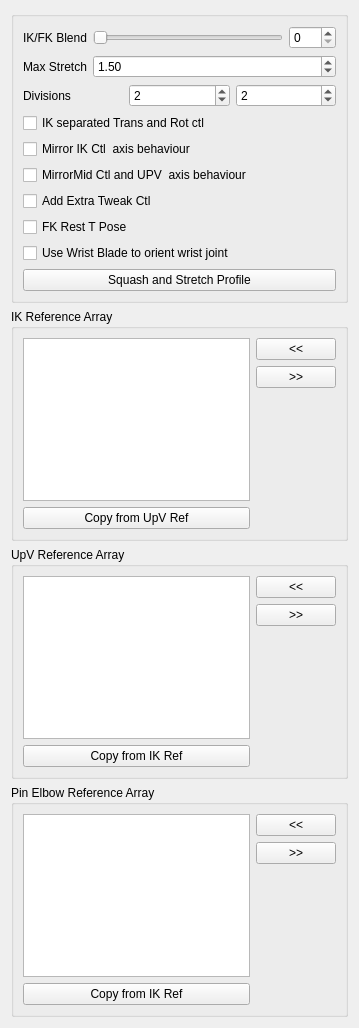
<?xml version="1.0" encoding="UTF-8"?>
<ui version="4.0">
 <class>Form</class>
 <widget class="QWidget" name="Form">
  <property name="geometry">
   <rect>
    <x>0</x>
    <y>0</y>
    <width>359</width>
    <height>1028</height>
   </rect>
  </property>
  <property name="windowTitle">
   <string>Form</string>
  </property>
  <layout class="QGridLayout" name="gridLayout">
   <item row="0" column="0">
    <widget class="QGroupBox" name="groupBox">
     <property name="title">
      <string/>
     </property>
     <layout class="QGridLayout" name="gridLayout_2">
      <item row="0" column="0">
       <layout class="QVBoxLayout" name="verticalLayout">
        <item>
         <layout class="QFormLayout" name="formLayout">
          <property name="fieldGrowthPolicy">
           <enum>QFormLayout::AllNonFixedFieldsGrow</enum>
          </property>
          <item row="0" column="0">
           <widget class="QLabel" name="ikfk_label">
            <property name="text">
             <string>IK/FK Blend</string>
            </property>
           </widget>
          </item>
          <item row="0" column="1">
           <layout class="QHBoxLayout" name="horizontalLayout_3">
            <item>
             <widget class="QSlider" name="ikfk_slider">
              <property name="minimumSize">
               <size>
                <width>0</width>
                <height>15</height>
               </size>
              </property>
              <property name="maximum">
               <number>100</number>
              </property>
              <property name="orientation">
               <enum>Qt::Horizontal</enum>
              </property>
             </widget>
            </item>
            <item>
             <widget class="QSpinBox" name="ikfk_spinBox">
              <property name="maximum">
               <number>100</number>
              </property>
             </widget>
            </item>
           </layout>
          </item>
          <item row="1" column="0">
           <widget class="QLabel" name="maxStretch_label">
            <property name="sizePolicy">
             <sizepolicy hsizetype="MinimumExpanding" vsizetype="MinimumExpanding">
              <horstretch>0</horstretch>
              <verstretch>0</verstretch>
             </sizepolicy>
            </property>
            <property name="text">
             <string>Max Stretch</string>
            </property>
           </widget>
          </item>
          <item row="1" column="1">
           <widget class="QDoubleSpinBox" name="maxStretch_spinBox">
            <property name="sizePolicy">
             <sizepolicy hsizetype="MinimumExpanding" vsizetype="Fixed">
              <horstretch>0</horstretch>
              <verstretch>0</verstretch>
             </sizepolicy>
            </property>
            <property name="minimum">
             <double>1.000000000000000</double>
            </property>
            <property name="value">
             <double>1.500000000000000</double>
            </property>
           </widget>
          </item>
         </layout>
        </item>
        <item>
         <layout class="QHBoxLayout" name="horizontalLayout">
          <item>
           <widget class="QLabel" name="divisions_label">
            <property name="text">
             <string>Divisions</string>
            </property>
           </widget>
          </item>
          <item>
           <widget class="QSpinBox" name="div0_spinBox">
            <property name="minimum">
             <number>0</number>
            </property>
            <property name="value">
             <number>2</number>
            </property>
           </widget>
          </item>
          <item>
           <widget class="QSpinBox" name="div1_spinBox">
            <property name="minimum">
             <number>0</number>
            </property>
            <property name="value">
             <number>2</number>
            </property>
           </widget>
          </item>
         </layout>
        </item>
        <item>
         <widget class="QCheckBox" name="ikTR_checkBox">
          <property name="text">
           <string>IK separated Trans and Rot ctl</string>
          </property>
         </widget>
        </item>
        <item>
         <widget class="QCheckBox" name="mirrorIK_checkBox">
          <property name="toolTip">
           <string extracomment="This option set the axis of the mid CTL (elbow) and the up vector control to move in a mirror behaviour ">This option set the axis of the mid CTL (elbow) and the up vector control to move in a mirror behaviour </string>
          </property>
          <property name="statusTip">
           <string extracomment="This option set the axis of the mid CTL (elbow) and the up vector control to move in a mirror behaviour ">This option set the axis of the mid CTL (elbow) and the up vector control to move in a mirror behaviour </string>
          </property>
          <property name="whatsThis">
           <string>This option set the axis of the mid CTL (elbow) and the up vector control to move in a mirror behaviour </string>
          </property>
          <property name="text">
           <string>Mirror IK Ctl  axis behaviour</string>
          </property>
         </widget>
        </item>
        <item>
         <widget class="QCheckBox" name="mirrorMid_checkBox">
          <property name="toolTip">
           <string extracomment="This option set the axis of the mid CTL (elbow) and the up vector control to move in a mirror behaviour ">This option set the axis of the mid CTL (elbow) and the up vector control to move in a mirror behaviour </string>
          </property>
          <property name="statusTip">
           <string extracomment="This option set the axis of the mid CTL (elbow) and the up vector control to move in a mirror behaviour ">This option set the axis of the mid CTL (elbow) and the up vector control to move in a mirror behaviour </string>
          </property>
          <property name="whatsThis">
           <string>This option set the axis of the mid CTL (elbow) and the up vector control to move in a mirror behaviour </string>
          </property>
          <property name="text">
           <string>MirrorMid Ctl and UPV  axis behaviour</string>
          </property>
         </widget>
        </item>
        <item>
         <widget class="QCheckBox" name="extraTweak_checkBox">
          <property name="toolTip">
           <string extracomment="This option set the axis of the mid CTL (elbow) and the up vector control to move in a mirror behaviour ">This option set the axis of the mid CTL (elbow) and the up vector control to move in a mirror behaviour </string>
          </property>
          <property name="statusTip">
           <string extracomment="This option set the axis of the mid CTL (elbow) and the up vector control to move in a mirror behaviour ">This option set the axis of the mid CTL (elbow) and the up vector control to move in a mirror behaviour </string>
          </property>
          <property name="whatsThis">
           <string>This option set the axis of the mid CTL (elbow) and the up vector control to move in a mirror behaviour </string>
          </property>
          <property name="text">
           <string>Add Extra Tweak Ctl</string>
          </property>
         </widget>
        </item>
        <item>
         <widget class="QCheckBox" name="TPoseRest_checkBox">
          <property name="toolTip">
           <string extracomment="This option set the axis of the mid CTL (elbow) and the up vector control to move in a mirror behaviour ">&lt;html&gt;&lt;head/&gt;&lt;body&gt;&lt;p&gt;If checked, the Rest pose for  FK controls will be in T Pose&lt;/p&gt;&lt;/body&gt;&lt;/html&gt;</string>
          </property>
          <property name="statusTip">
           <string extracomment="This option set the axis of the mid CTL (elbow) and the up vector control to move in a mirror behaviour ">This option set the axis of the mid CTL (elbow) and the up vector control to move in a mirror behaviour </string>
          </property>
          <property name="whatsThis">
           <string>This option set the axis of the mid CTL (elbow) and the up vector control to move in a mirror behaviour </string>
          </property>
          <property name="text">
           <string>FK Rest T Pose</string>
          </property>
         </widget>
        </item>
        <item>
         <widget class="QCheckBox" name="useBlade_checkBox">
          <property name="toolTip">
           <string>&lt;html&gt;&lt;head/&gt;&lt;body&gt;&lt;p&gt;If checked, will use a blade to control the wrist joint orientation. This doesn't affect the controls that are align with the arm plane.&lt;/p&gt;&lt;/body&gt;&lt;/html&gt;</string>
          </property>
          <property name="statusTip">
           <string extracomment="This option set the axis of the mid CTL (elbow) and the up vector control to move in a mirror behaviour "/>
          </property>
          <property name="whatsThis">
           <string/>
          </property>
          <property name="text">
           <string>Use Wrist Blade to orient wrist joint</string>
          </property>
         </widget>
        </item>
        <item>
         <layout class="QHBoxLayout" name="horizontalLayout_2">
          <item>
           <widget class="QPushButton" name="squashStretchProfile_pushButton">
            <property name="text">
             <string>Squash and Stretch Profile</string>
            </property>
           </widget>
          </item>
         </layout>
        </item>
       </layout>
      </item>
     </layout>
    </widget>
   </item>
   <item row="1" column="0">
    <widget class="QGroupBox" name="ikRefArray_groupBox">
     <property name="title">
      <string>IK Reference Array</string>
     </property>
     <layout class="QGridLayout" name="gridLayout_3">
      <item row="0" column="0">
       <layout class="QHBoxLayout" name="ikRefArray_horizontalLayout">
        <item>
         <layout class="QVBoxLayout" name="ikRefArray_verticalLayout_1">
          <item>
           <widget class="QListWidget" name="ikRefArray_listWidget">
            <property name="dragDropOverwriteMode">
             <bool>true</bool>
            </property>
            <property name="dragDropMode">
             <enum>QAbstractItemView::InternalMove</enum>
            </property>
            <property name="defaultDropAction">
             <enum>Qt::MoveAction</enum>
            </property>
            <property name="alternatingRowColors">
             <bool>true</bool>
            </property>
            <property name="selectionMode">
             <enum>QAbstractItemView::ExtendedSelection</enum>
            </property>
            <property name="selectionRectVisible">
             <bool>false</bool>
            </property>
           </widget>
          </item>
          <item>
           <widget class="QPushButton" name="ikRefArray_copyRef_pushButton">
            <property name="text">
             <string>Copy from UpV Ref</string>
            </property>
           </widget>
          </item>
         </layout>
        </item>
        <item>
         <layout class="QVBoxLayout" name="ikRefArray_verticalLayout_2">
          <item>
           <widget class="QPushButton" name="ikRefArrayAdd_pushButton">
            <property name="text">
             <string>&lt;&lt;</string>
            </property>
           </widget>
          </item>
          <item>
           <widget class="QPushButton" name="ikRefArrayRemove_pushButton">
            <property name="text">
             <string>&gt;&gt;</string>
            </property>
           </widget>
          </item>
          <item>
           <spacer name="ikRefArray_verticalSpacer">
            <property name="orientation">
             <enum>Qt::Vertical</enum>
            </property>
            <property name="sizeHint" stdset="0">
             <size>
              <width>20</width>
              <height>40</height>
             </size>
            </property>
           </spacer>
          </item>
         </layout>
        </item>
       </layout>
      </item>
     </layout>
    </widget>
   </item>
   <item row="2" column="0">
    <widget class="QGroupBox" name="upvRefArray_groupBox">
     <property name="title">
      <string>UpV Reference Array</string>
     </property>
     <layout class="QGridLayout" name="gridLayout_5">
      <item row="0" column="0">
       <layout class="QHBoxLayout" name="upvRefArray_horizontalLayout">
        <item>
         <layout class="QVBoxLayout" name="upvRefArray_verticalLayout_1">
          <item>
           <widget class="QListWidget" name="upvRefArray_listWidget">
            <property name="dragDropOverwriteMode">
             <bool>true</bool>
            </property>
            <property name="dragDropMode">
             <enum>QAbstractItemView::InternalMove</enum>
            </property>
            <property name="defaultDropAction">
             <enum>Qt::MoveAction</enum>
            </property>
            <property name="alternatingRowColors">
             <bool>true</bool>
            </property>
            <property name="selectionMode">
             <enum>QAbstractItemView::ExtendedSelection</enum>
            </property>
            <property name="selectionRectVisible">
             <bool>false</bool>
            </property>
           </widget>
          </item>
          <item>
           <widget class="QPushButton" name="upvRefArray_copyRef_pushButton">
            <property name="text">
             <string>Copy from IK Ref</string>
            </property>
           </widget>
          </item>
         </layout>
        </item>
        <item>
         <layout class="QVBoxLayout" name="upvRefArray_verticalLayout_2">
          <item>
           <widget class="QPushButton" name="upvRefArrayAdd_pushButton">
            <property name="text">
             <string>&lt;&lt;</string>
            </property>
           </widget>
          </item>
          <item>
           <widget class="QPushButton" name="upvRefArrayRemove_pushButton">
            <property name="text">
             <string>&gt;&gt;</string>
            </property>
           </widget>
          </item>
          <item>
           <spacer name="upvRefArray_verticalSpacer">
            <property name="orientation">
             <enum>Qt::Vertical</enum>
            </property>
            <property name="sizeHint" stdset="0">
             <size>
              <width>20</width>
              <height>40</height>
             </size>
            </property>
           </spacer>
          </item>
         </layout>
        </item>
       </layout>
      </item>
     </layout>
    </widget>
   </item>
   <item row="3" column="0">
    <widget class="QGroupBox" name="pinRefArray_groupBox">
     <property name="title">
      <string>Pin Elbow Reference Array</string>
     </property>
     <layout class="QGridLayout" name="gridLayout_4">
      <item row="0" column="0">
       <layout class="QHBoxLayout" name="pinRefArray_horizontalLayout">
        <item>
         <layout class="QVBoxLayout" name="pinRefArray_verticalLayout">
          <item>
           <widget class="QListWidget" name="pinRefArray_listWidget">
            <property name="dragDropOverwriteMode">
             <bool>true</bool>
            </property>
            <property name="dragDropMode">
             <enum>QAbstractItemView::InternalMove</enum>
            </property>
            <property name="defaultDropAction">
             <enum>Qt::MoveAction</enum>
            </property>
            <property name="alternatingRowColors">
             <bool>true</bool>
            </property>
            <property name="selectionMode">
             <enum>QAbstractItemView::ExtendedSelection</enum>
            </property>
            <property name="selectionRectVisible">
             <bool>false</bool>
            </property>
           </widget>
          </item>
          <item>
           <widget class="QPushButton" name="pinRefArray_copyRef_pushButton">
            <property name="text">
             <string>Copy from IK Ref</string>
            </property>
           </widget>
          </item>
         </layout>
        </item>
        <item>
         <layout class="QVBoxLayout" name="pinRefArray_verticalLayout_2">
          <item>
           <widget class="QPushButton" name="pinRefArrayAdd_pushButton">
            <property name="text">
             <string>&lt;&lt;</string>
            </property>
           </widget>
          </item>
          <item>
           <widget class="QPushButton" name="pinRefArrayRemove_pushButton">
            <property name="text">
             <string>&gt;&gt;</string>
            </property>
           </widget>
          </item>
          <item>
           <spacer name="pinRefArray_verticalSpacer">
            <property name="orientation">
             <enum>Qt::Vertical</enum>
            </property>
            <property name="sizeHint" stdset="0">
             <size>
              <width>20</width>
              <height>40</height>
             </size>
            </property>
           </spacer>
          </item>
         </layout>
        </item>
       </layout>
      </item>
     </layout>
    </widget>
   </item>
  </layout>
 </widget>
 <resources/>
 <connections>
  <connection>
   <sender>ikfk_slider</sender>
   <signal>sliderMoved(int)</signal>
   <receiver>ikfk_spinBox</receiver>
   <slot>setValue(int)</slot>
   <hints>
    <hint type="sourcelabel">
     <x>144</x>
     <y>47</y>
    </hint>
    <hint type="destinationlabel">
     <x>220</x>
     <y>45</y>
    </hint>
   </hints>
  </connection>
  <connection>
   <sender>ikfk_spinBox</sender>
   <signal>valueChanged(int)</signal>
   <receiver>ikfk_slider</receiver>
   <slot>setValue(int)</slot>
   <hints>
    <hint type="sourcelabel">
     <x>222</x>
     <y>37</y>
    </hint>
    <hint type="destinationlabel">
     <x>182</x>
     <y>37</y>
    </hint>
   </hints>
  </connection>
 </connections>
</ui>
